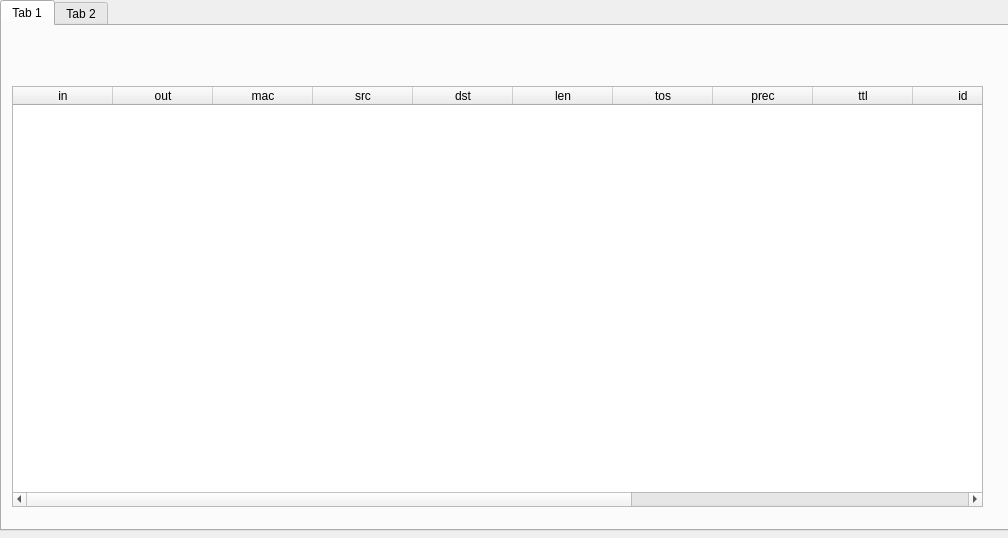
<?xml version="1.0" encoding="UTF-8"?>
<ui version="4.0">
 <class>Dialog</class>
 <widget class="QDialog" name="Dialog">
  <property name="geometry">
   <rect>
    <x>0</x>
    <y>0</y>
    <width>1008</width>
    <height>538</height>
   </rect>
  </property>
  <property name="windowTitle">
   <string>Dialog</string>
  </property>
  <widget class="QTabWidget" name="tabWidget">
   <property name="geometry">
    <rect>
     <x>0</x>
     <y>0</y>
     <width>1011</width>
     <height>531</height>
    </rect>
   </property>
   <property name="currentIndex">
    <number>0</number>
   </property>
   <widget class="QWidget" name="tab">
    <attribute name="title">
     <string>Tab 1</string>
    </attribute>
    <widget class="QTableWidget" name="tableWidget">
     <property name="geometry">
      <rect>
       <x>10</x>
       <y>60</y>
       <width>971</width>
       <height>421</height>
      </rect>
     </property>
     <column>
      <property name="text">
       <string>in</string>
      </property>
     </column>
     <column>
      <property name="text">
       <string>out</string>
      </property>
     </column>
     <column>
      <property name="text">
       <string>mac</string>
      </property>
     </column>
     <column>
      <property name="text">
       <string>src</string>
      </property>
     </column>
     <column>
      <property name="text">
       <string>dst</string>
      </property>
     </column>
     <column>
      <property name="text">
       <string>len</string>
      </property>
     </column>
     <column>
      <property name="text">
       <string>tos</string>
      </property>
     </column>
     <column>
      <property name="text">
       <string>prec</string>
      </property>
     </column>
     <column>
      <property name="text">
       <string>ttl</string>
      </property>
     </column>
     <column>
      <property name="text">
       <string>id</string>
      </property>
     </column>
     <column>
      <property name="text">
       <string>proto</string>
      </property>
     </column>
     <column>
      <property name="text">
       <string>spq</string>
      </property>
     </column>
     <column>
      <property name="text">
       <string>dpt</string>
      </property>
     </column>
     <column>
      <property name="text">
       <string>len</string>
      </property>
     </column>
    </widget>
   </widget>
   <widget class="QWidget" name="tab_2">
    <attribute name="title">
     <string>Tab 2</string>
    </attribute>
   </widget>
  </widget>
 </widget>
 <resources/>
 <connections/>
</ui>
